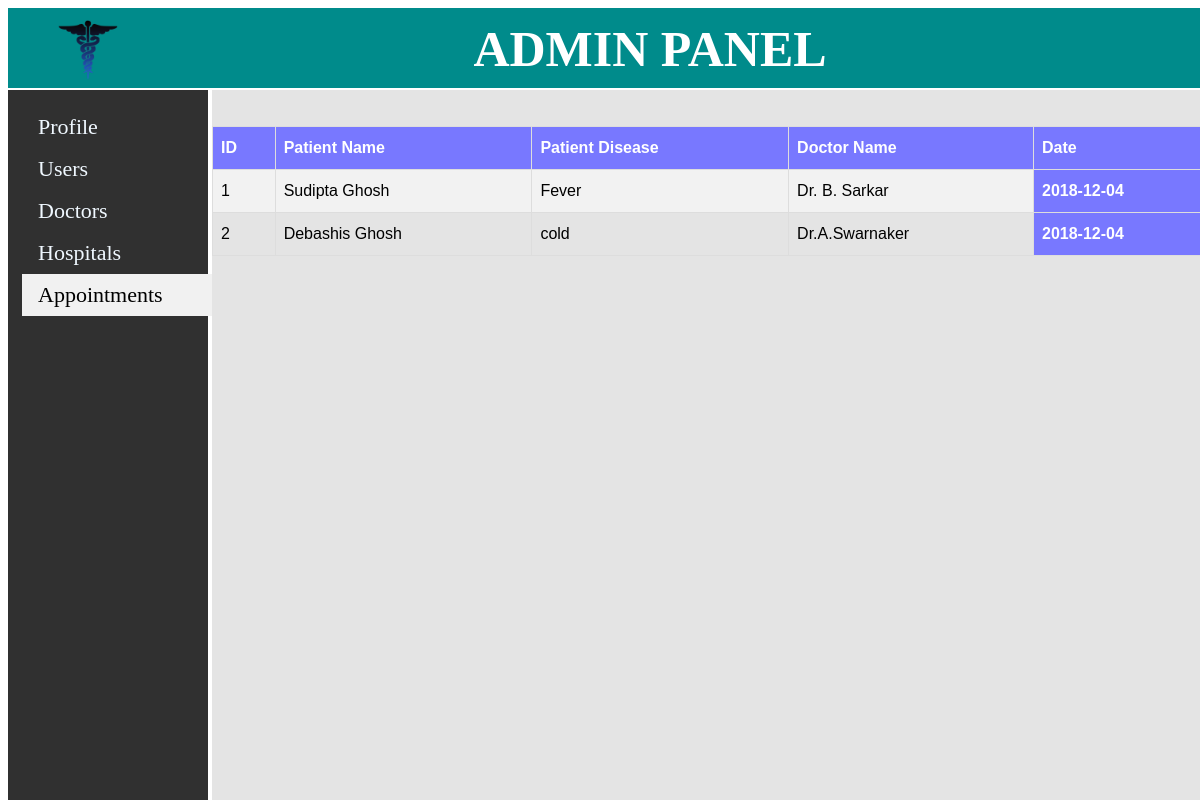
/adminpanel/appoinments.php, run on the app's committed database.
### tables this page shows
CREATE TABLE IF NOT EXISTS `appoinment` (
  `id` int(4) NOT NULL AUTO_INCREMENT,
  `patient_name` varchar(50) NOT NULL,
  `disease` varchar(100) NOT NULL,
  `doctor` varchar(50) NOT NULL,
  `date` date NOT NULL,
  PRIMARY KEY (`id`)
);

### adminpanel/appoinments.php (the view)
<?php
include("templet\appo_frm.php");
$conn=mysqli_connect("localhost","root","","example");
$sql=mysqli_query($conn,"select * from `appoinment`");
echo "
<br><br>
<table id=\"customers\">
<tr>
<th>ID</th>
<th>Patient Name</th>
<th>Patient Disease</th>
<th>Doctor Name</th>
<th>Date</th>
<th><b>Delete</b></th>
</tr>";
while(list($a,$b,$c,$d,$e)=mysqli_fetch_row($sql))
{
	echo "
	<tr>
	<td>$a</td>
	<td>$b</td>
	<td>$c</td>
	<td>$d</td>
	<th>$e</td>
	<td><a href=\"hospitals_delete.php?ed=$a\"><b>Delete</b></a></td>
	</tr>";
}
echo "</table>";
include("templet\z.php");
?>

### adminpanel/css/cs1.css (style rules this page uses)
#customers { font-family: "Trebuchet MS", Arial, Helvetica, sans-serif; border-collapse: collapse; width: 100%; }
#customers td, #customers th { border: 1px solid #ddd; padding: 8px; }
#customers tr:nth-child(even) { background-color: #f2f2f2; }
#customers th { padding-top: 12px; padding-bottom: 12px; text-align: left; background-color: #7878ff; color: white; }

### data on the page
appoinment: id "1", patient_name "Sudipta Ghosh", disease "Fever", doctor "Dr. B. Sarkar", date "2018-12-04"
appoinment: id "2", patient_name "Debashis Ghosh", disease "cold", doctor "Dr.A.Swarnaker", date "2018-12-04"
